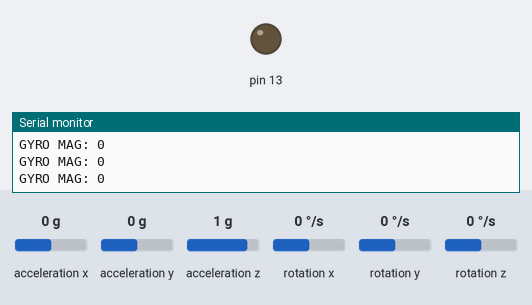
This sketch was run on a simulated Arduino Uno, built with avr-gcc and run on an emulated ATmega328P. On the bench: output pins drawn as LEDs (lit = HIGH), the last lines printed to the serial monitor. Wiring (inferred from the names in the program): MPU-6050 motion sensor at I2C address 0x68. The inputs (shaded band) are chosen by the test bench; at power-on: rotation x 0 °/s, rotation y 0 °/s, acceleration x 0 g, acceleration y 0 g, acceleration z 1 g, rotation z 0 °/s.

Above: at 1.2 s.
1.3 s: rotation x set to 5 °/s
2.8 s: rotation x set to 8 °/s
At 3.3 s:
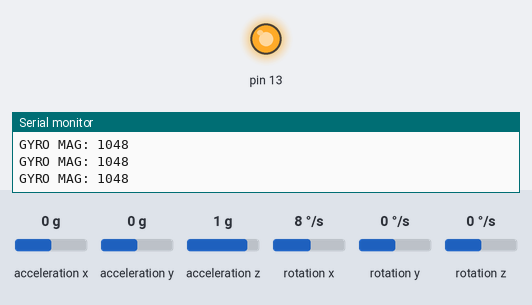
4.3 s: rotation y set to -192 °/s
7.3 s: rotation x set to -155 °/s
8.8 s: rotation x set to -167 °/s
At 9.9 s:
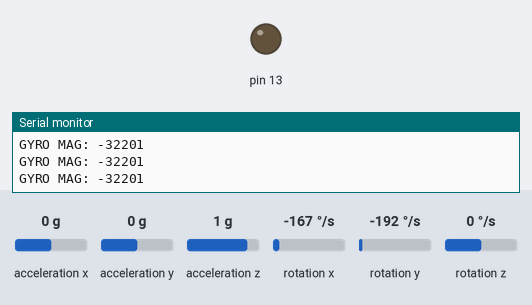
10.3 s: rotation x set to -100 °/s
At 10.9 s:
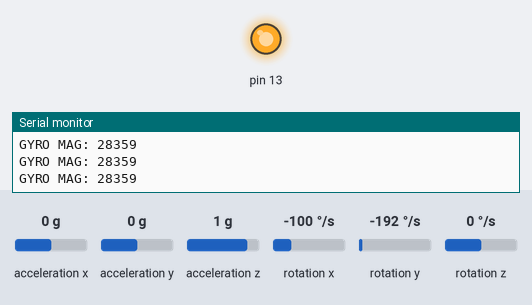
Timing chart, 0 to 12.8 s (numbered marks = the images above; inputs shaded):
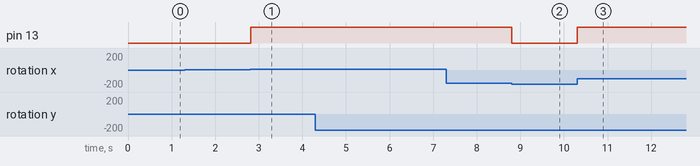

The sketch:

AccelGyro.ino
```cpp
#include<Wire.h>
#include<math.h>
const int MPU_addr=0x68;  // I2C address of the MPU-6050
int16_t AcX,AcY,AcZ,Tmp,GyX,GyY,GyZ;
void setup(){
  Wire.begin();
  Wire.beginTransmission(MPU_addr);
  Wire.write(0x6B);  // PWR_MGMT_1 register
  Wire.write(0);     // set to zero (wakes up the MPU-6050)
  Wire.endTransmission(true);
  Serial.begin(9600);
  pinMode(13, OUTPUT);
}
void loop(){
  Wire.beginTransmission(MPU_addr);
  Wire.write(0x3B);  // starting with register 0x3B (ACCEL_XOUT_H)
  Wire.endTransmission(false);
  Wire.requestFrom(MPU_addr,14,true);  // request a total of 14 registers
  AcX=Wire.read()<<8|Wire.read();  // 0x3B (ACCEL_XOUT_H) & 0x3C (ACCEL_XOUT_L)
  AcY=Wire.read()<<8|Wire.read();  // 0x3D (ACCEL_YOUT_H) & 0x3E (ACCEL_YOUT_L)
  AcZ=Wire.read()<<8|Wire.read();  // 0x3F (ACCEL_ZOUT_H) & 0x40 (ACCEL_ZOUT_L)
  Tmp=Wire.read()<<8|Wire.read();  // 0x41 (TEMP_OUT_H) & 0x42 (TEMP_OUT_L)
  GyX=Wire.read()<<8|Wire.read();  // 0x43 (GYRO_XOUT_H) & 0x44 (GYRO_XOUT_L)
  GyY=Wire.read()<<8|Wire.read();  // 0x45 (GYRO_YOUT_H) & 0x46 (GYRO_YOUT_L)
  GyZ=Wire.read()<<8|Wire.read();  // 0x47 (GYRO_ZOUT_H) & 0x48 (GYRO_ZOUT_L)
  int mag =sqrt(pow(GyX,2)+pow(GyY,2)+pow(GyZ,2));
  if(mag>800){
    digitalWrite(13, HIGH);
  }
  else{
    digitalWrite(13, LOW);
  }
Serial.print("GYRO MAG: "); Serial.println(mag);
}
```

Measured:
- the behaviour switches between 6 and 7 °/s on rotation x (found by bisection; images 0 and 1)
- the behaviour switches between -160 and -161 °/s on rotation x (found by bisection; images 1 and 2)
- after the input at 2.8 s, pin 13: LOW → HIGH at once
- after the input at 8.8 s, pin 13: HIGH → LOW at once
- after the input at 10.3 s, pin 13: LOW → HIGH at once
